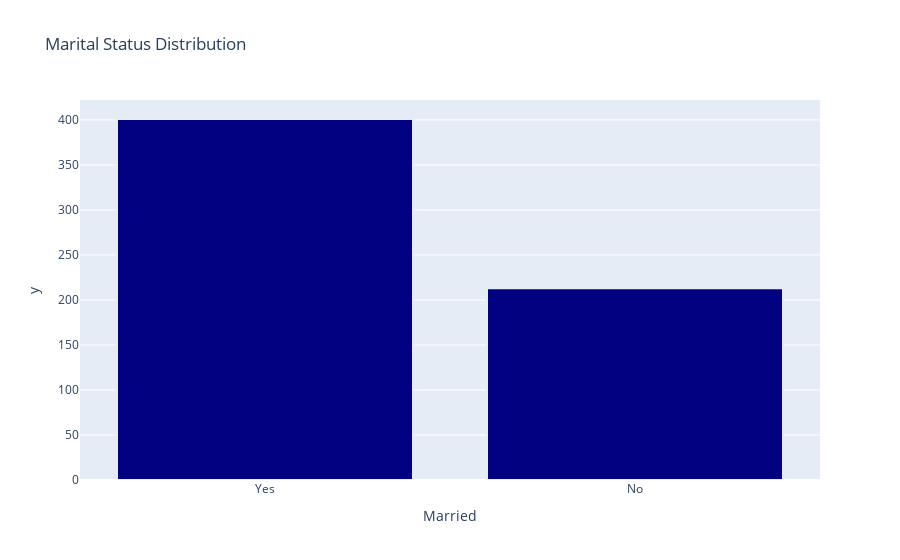

Notebook cell for this chart:
### Markdown cell above
### Distribution of the Martial Status

### Code cell
married_count = df['Married'].value_counts()
fig_married = px.bar(married_count,
                     x=married_count.index,
                     y=married_count.values,
                     title='Marital Status Distribution')
fig_married.update_traces(marker_color = 'navy',
                  marker_line_width = 2, opacity = 1)
fig_married.show()

### Figure 1 — Plotly figure (JSON) as saved in the notebook; plotly's stock layout.template omitted (floating-point values rounded to 4 significant figures)
{"data": [{"hovertemplate": "Married=%{x}<br>y=%{y}<extra></extra>", "legendgroup": "", "marker": {"color": "navy", "line": {"width": 2}, "pattern": {"shape": ""}}, "name": "", "opacity": 1, "orientation": "v", "showlegend": false, "textposition": "auto", "type": "bar", "x": ["Yes", "No"], "xaxis": "x", "y": [401, 213], "yaxis": "y"}], "layout": {"barmode": "relative", "legend": {"tracegroupgap": 0}, "title": {"text": "Marital Status Distribution"}, "xaxis": {"anchor": "y", "domain": [0, 1], "title": {"text": "Married"}}, "yaxis": {"anchor": "x", "domain": [0, 1], "title": {"text": "y"}}}}
